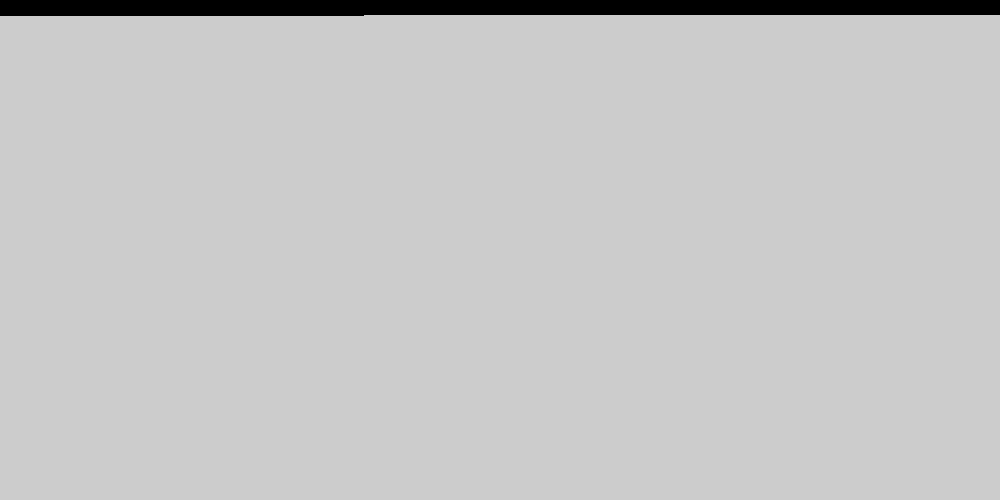
Frame 1 (no input)
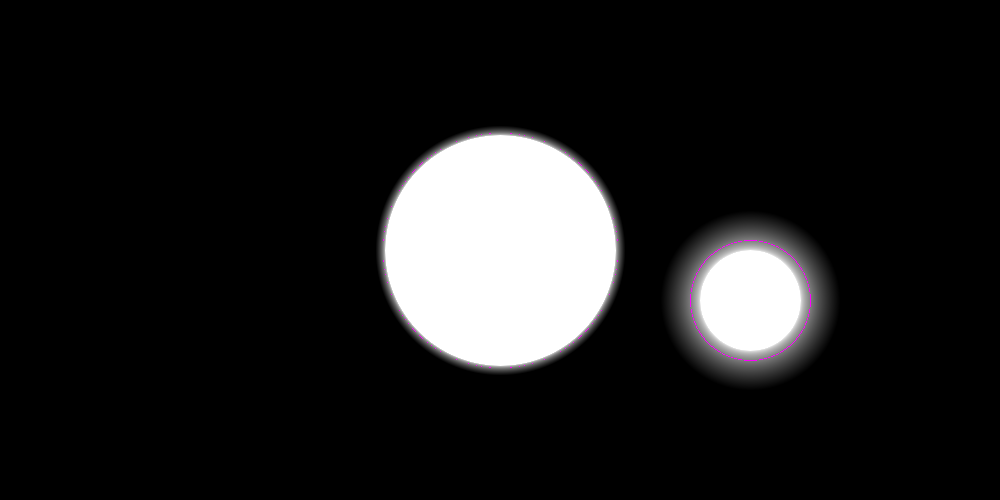
Frame 60 (the mouse pressed at the canvas centre just before this capture)
Frame 120 (the mouse held since frame 60 and released just before this capture): identical to frame 60, image omitted

The Processing sketch that drew these frames (run headless with seeded random() and noise(); from frame 60 on, the mouse is pressed at the canvas centre):

// Processing sketch: HelpBlobs
// ── HelpBlobs.pde
int def; // for definition
int c; // for counter

Blob[] blobs;

int blobControlled;
float keyMovementSpeed;
boolean HSBColors;
boolean showTheRest;
boolean showCutLine;
color cutLineColor;

void setup() {
  size( 1000, 500 );
  smooth();

  def = width * height;
  c = 0;

  blobs = new Blob[2];
  blobs[0] = new Blob(500, 250, 120, 10);
  blobs[1] = new Blob(750, 300, 70, 40);

  blobControlled = 0;
  keyMovementSpeed = 2;
  HSBColors = false;
  showCutLine = true;
  showTheRest = true;
  cutLineColor = color(255,0,255);
}

void draw() {
  keyCommands();
  updateScreen();
}

void keyCommands() {
  if ( keyPressed ) {
    if ( key == 'a' ) blobs[blobControlled].x -= keyMovementSpeed;
    if ( key == 'd' ) blobs[blobControlled].x += keyMovementSpeed;
    if ( key == 'w' ) blobs[blobControlled].y -= keyMovementSpeed;
    if ( key == 's' ) blobs[blobControlled].y += keyMovementSpeed;
    if ( key == 'f' ) blobs[blobControlled].r -= keyMovementSpeed;
    if ( key == 'g' ) blobs[blobControlled].r += keyMovementSpeed;
    if ( key == 'r' ) blobs[blobControlled].a += keyMovementSpeed;
    if ( key == 't' ) blobs[blobControlled].a -= keyMovementSpeed;
  }
}

void keyPressed() {
  if ( key == 'c' ) HSBColors = !HSBColors;
  if ( key == 'q' ) showCutLine = !showCutLine;
  if ( key == 'e' ) showTheRest = !showTheRest;
}

void updateScreen() {
  float mils = millis();
  loadPixels();
  if (HSBColors) colorMode(HSB);
  else colorMode(RGB);
  while( millis () - mils < 10 ) {
    float f = intensity( c );
    if( showTheRest ) {
      if( HSBColors ) pixels[c] = color( 255 * f, 255, 255 * f );
      else pixels[c] = color( 255 * f );
    }
    else pixels[c] = color(0);
    if( showCutLine && f > 0.49 && f < 0.51 ) pixels[c] = cutLineColor;
    c = ( c + 1 ) % def;
  }
  updatePixels();
}

float intensity(int n) {
  int x, y;
  x = n % width;
  y = n / width;

  float r = 0;
  for ( int i=0; i<blobs.length; i++ ) r += blobs[i].intensity( x, y );
  return r;
}

class Blob {
  int x, y;
  float r, a;

  Blob( int positionX, int positionY, float radius, float radiance ) {
    x = positionX;
    y = positionY;
    r = radius;
    a = radiance;
  }

  float intensity( int px, int py ) {
    float sqDist = sq( px - x ) + sq( py - y );
    if ( sq( a * 0.5 + r ) > sqDist ) {
      return formular( ( sqrt( sqDist ) - ( r - a * 0.5 ) ) / a );
    }
    else return 0;
  }
}

float formular(float x){
  if( x < 0 ) return 1;
  if( x < 1 ) return (1-sqrt(x));
  else return 0;
}
